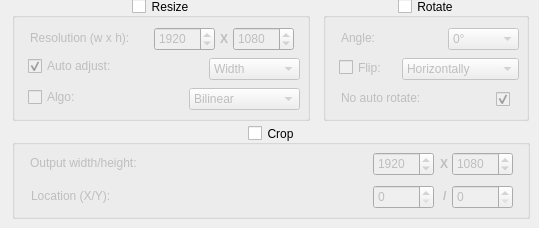
        <widget class="QWidget" name="ResizeTab">
         <attribute name="title">
          <string>Resize</string>
         </attribute>
         <widget class="QGroupBox" name="ResizeGB">
          <property name="geometry">
           <rect>
            <x>12</x>
            <y>-2</y>
            <width>298</width>
            <height>123</height>
           </rect>
          </property>
          <property name="toolTip">
           <string>Enables resizing of the video.</string>
          </property>
          <property name="title">
           <string>Resize</string>
          </property>
          <property name="alignment">
           <set>Qt::AlignCenter</set>
          </property>
          <property name="checkable">
           <bool>true</bool>
          </property>
          <property name="checked">
           <bool>false</bool>
          </property>
          <widget class="QLabel" name="ResolutionResLabel">
           <property name="geometry">
            <rect>
             <x>18</x>
             <y>32</y>
             <width>111</width>
             <height>16</height>
            </rect>
           </property>
           <property name="text">
            <string>Resolution (w x h):</string>
           </property>
          </widget>
          <widget class="QLabel" name="Eks3Label">
           <property name="geometry">
            <rect>
             <x>208</x>
             <y>33</y>
             <width>19</width>
             <height>16</height>
            </rect>
           </property>
           <property name="text">
            <string>&lt;html&gt;&lt;head/&gt;&lt;body&gt;&lt;p&gt;&lt;span style=&quot; font-weight:700;&quot;&gt;X&lt;/span&gt;&lt;/p&gt;&lt;/body&gt;&lt;/html&gt;</string>
           </property>
          </widget>
          <widget class="QSpinBox" name="WidthNUD">
           <property name="geometry">
            <rect>
             <x>142</x>
             <y>29</y>
             <width>61</width>
             <height>24</height>
            </rect>
           </property>
           <property name="focusPolicy">
            <enum>Qt::WheelFocus</enum>
           </property>
           <property name="toolTip">
            <string>The video width.</string>
           </property>
           <property name="minimum">
            <number>640</number>
           </property>
           <property name="maximum">
            <number>7680</number>
           </property>
           <property name="value">
            <number>1920</number>
           </property>
          </widget>
          <widget class="QSpinBox" name="HeightNUD">
           <property name="geometry">
            <rect>
             <x>221</x>
             <y>29</y>
             <width>61</width>
             <height>24</height>
            </rect>
           </property>
           <property name="focusPolicy">
            <enum>Qt::WheelFocus</enum>
           </property>
           <property name="toolTip">
            <string>The video height.</string>
           </property>
           <property name="minimum">
            <number>360</number>
           </property>
           <property name="maximum">
            <number>4320</number>
           </property>
           <property name="value">
            <number>1080</number>
           </property>
          </widget>
          <widget class="QComboBox" name="AutoAdjResDD">
           <property name="geometry">
            <rect>
             <x>197</x>
             <y>60</y>
             <width>91</width>
             <height>22</height>
            </rect>
           </property>
           <property name="focusPolicy">
            <enum>Qt::NoFocus</enum>
           </property>
           <property name="toolTip">
            <string>The side to auto adjust.</string>
           </property>
           <property name="currentIndex">
            <number>1</number>
           </property>
           <item>
            <property name="text">
             <string>Height</string>
            </property>
           </item>
           <item>
            <property name="text">
             <string>Width</string>
            </property>
           </item>
          </widget>
          <widget class="QCheckBox" name="AutoAdjResCB">
           <property name="geometry">
            <rect>
             <x>16</x>
             <y>57</y>
             <width>101</width>
             <height>22</height>
            </rect>
           </property>
           <property name="focusPolicy">
            <enum>Qt::NoFocus</enum>
           </property>
           <property name="toolTip">
            <string>Enables auto adjustment of the resize.</string>
           </property>
           <property name="text">
            <string>Auto adjust:</string>
           </property>
           <property name="checked">
            <bool>true</bool>
           </property>
          </widget>
          <widget class="QCheckBox" name="ResizeAlgoCB">
           <property name="geometry">
            <rect>
             <x>16</x>
             <y>89</y>
             <width>52</width>
             <height>20</height>
            </rect>
           </property>
           <property name="focusPolicy">
            <enum>Qt::NoFocus</enum>
           </property>
           <property name="toolTip">
            <string>Enables resize algorithms.</string>
           </property>
           <property name="text">
            <string>Algo:</string>
           </property>
          </widget>
          <widget class="QComboBox" name="ResizeAlgoDD">
           <property name="geometry">
            <rect>
             <x>177</x>
             <y>90</y>
             <width>111</width>
             <height>22</height>
            </rect>
           </property>
           <property name="focusPolicy">
            <enum>Qt::NoFocus</enum>
           </property>
           <property name="toolTip">
            <string>Selects the algorithm for resize.</string>
           </property>
           <item>
            <property name="text">
             <string>Bilinear</string>
            </property>
           </item>
           <item>
            <property name="text">
             <string>Bicubic</string>
            </property>
           </item>
           <item>
            <property name="text">
             <string>Experimental</string>
            </property>
           </item>
           <item>
            <property name="text">
             <string>Neighbor</string>
            </property>
           </item>
           <item>
            <property name="text">
             <string>Area</string>
            </property>
           </item>
           <item>
            <property name="text">
             <string>Bicublin</string>
            </property>
           </item>
           <item>
            <property name="text">
             <string>Gauss</string>
            </property>
           </item>
           <item>
            <property name="text">
             <string>Sinc</string>
            </property>
           </item>
           <item>
            <property name="text">
             <string>Lanczos</string>
            </property>
           </item>
           <item>
            <property name="text">
             <string>Spline</string>
            </property>
           </item>
          </widget>
         </widget>
         <widget class="QGroupBox" name="RotateGB">
          <property name="geometry">
           <rect>
            <x>323</x>
            <y>-2</y>
            <width>206</width>
            <height>123</height>
           </rect>
          </property>
          <property name="toolTip">
           <string>Enables/disables video rotation.</string>
          </property>
          <property name="title">
           <string>Rotate</string>
          </property>
          <property name="alignment">
           <set>Qt::AlignCenter</set>
          </property>
          <property name="checkable">
           <bool>true</bool>
          </property>
          <property name="checked">
           <bool>false</bool>
          </property>
          <widget class="QLabel" name="AngleLabel">
           <property name="geometry">
            <rect>
             <x>18</x>
             <y>30</y>
             <width>47</width>
             <height>20</height>
            </rect>
           </property>
           <property name="text">
            <string>Angle:</string>
           </property>
          </widget>
          <widget class="QComboBox" name="AngleDD">
           <property name="geometry">
            <rect>
             <x>125</x>
             <y>30</y>
             <width>71</width>
             <height>22</height>
            </rect>
           </property>
           <property name="focusPolicy">
            <enum>Qt::NoFocus</enum>
           </property>
           <property name="toolTip">
            <string>The angle at which to rotate at.</string>
           </property>
           <item>
            <property name="text">
             <string>0°</string>
            </property>
           </item>
           <item>
            <property name="text">
             <string>90°</string>
            </property>
           </item>
           <item>
            <property name="text">
             <string>180°</string>
            </property>
           </item>
           <item>
            <property name="text">
             <string>270°</string>
            </property>
           </item>
          </widget>
          <widget class="QCheckBox" name="FlipCB">
           <property name="geometry">
            <rect>
             <x>16</x>
             <y>58</y>
             <width>47</width>
             <height>23</height>
            </rect>
           </property>
           <property name="focusPolicy">
            <enum>Qt::NoFocus</enum>
           </property>
           <property name="toolTip">
            <string>Enables/disables flipping the video.</string>
           </property>
           <property name="text">
            <string>Flip:</string>
           </property>
          </widget>
          <widget class="QComboBox" name="FlipDD">
           <property name="geometry">
            <rect>
             <x>79</x>
             <y>60</y>
             <width>117</width>
             <height>22</height>
            </rect>
           </property>
           <property name="focusPolicy">
            <enum>Qt::NoFocus</enum>
           </property>
           <property name="toolTip">
            <string>The direction to flip.</string>
           </property>
           <item>
            <property name="text">
             <string>Horizontally</string>
            </property>
           </item>
           <item>
            <property name="text">
             <string>Vertically</string>
            </property>
           </item>
          </widget>
          <widget class="QLabel" name="NoAutoRotateLabel">
           <property name="geometry">
            <rect>
             <x>18</x>
             <y>90</y>
             <width>91</width>
             <height>20</height>
            </rect>
           </property>
           <property name="text">
            <string>No auto rotate:</string>
           </property>
          </widget>
          <widget class="QCheckBox" name="NoAutoRotateCB">
           <property name="geometry">
            <rect>
             <x>173</x>
             <y>91</y>
             <width>21</width>
             <height>20</height>
            </rect>
           </property>
           <property name="focusPolicy">
            <enum>Qt::NoFocus</enum>
           </property>
           <property name="toolTip">
            <string>Enables/disables FFMpeg auto rotation tool. Turn this on for portriat videos.</string>
           </property>
           <property name="text">
            <string/>
           </property>
           <property name="checked">
            <bool>true</bool>
           </property>
          </widget>
         </widget>
         <widget class="QGroupBox" name="CropGB">
          <property name="geometry">
           <rect>
            <x>12</x>
            <y>125</y>
            <width>518</width>
            <height>94</height>
           </rect>
          </property>
          <property name="toolTip">
           <string>Enables/disables cropping of the video.</string>
          </property>
          <property name="title">
           <string>Crop</string>
          </property>
          <property name="alignment">
           <set>Qt::AlignCenter</set>
          </property>
          <property name="checkable">
           <bool>true</bool>
          </property>
          <property name="checked">
           <bool>false</bool>
          </property>
          <widget class="QLabel" name="OutSizeLabel">
           <property name="geometry">
            <rect>
             <x>18</x>
             <y>30</y>
             <width>131</width>
             <height>16</height>
            </rect>
           </property>
           <property name="text">
            <string>Output width/height:</string>
           </property>
          </widget>
          <widget class="QLabel" name="Eks4Label">
           <property name="geometry">
            <rect>
             <x>428</x>
             <y>31</y>
             <width>19</width>
             <height>16</height>
            </rect>
           </property>
           <property name="text">
            <string>&lt;html&gt;&lt;head/&gt;&lt;body&gt;&lt;p&gt;&lt;span style=&quot; font-weight:700;&quot;&gt;X&lt;/span&gt;&lt;/p&gt;&lt;/body&gt;&lt;/html&gt;</string>
           </property>
          </widget>
          <widget class="QSpinBox" name="OutWidthNUD">
           <property name="geometry">
            <rect>
             <x>361</x>
             <y>27</y>
             <width>61</width>
             <height>24</height>
            </rect>
           </property>
           <property name="focusPolicy">
            <enum>Qt::WheelFocus</enum>
           </property>
           <property name="toolTip">
            <string>The output video width.</string>
           </property>
           <property name="minimum">
            <number>640</number>
           </property>
           <property name="maximum">
            <number>7680</number>
           </property>
           <property name="value">
            <number>1920</number>
           </property>
          </widget>
          <widget class="QSpinBox" name="OutHeightNUD">
           <property name="geometry">
            <rect>
             <x>440</x>
             <y>27</y>
             <width>61</width>
             <height>24</height>
            </rect>
           </property>
           <property name="focusPolicy">
            <enum>Qt::WheelFocus</enum>
           </property>
           <property name="toolTip">
            <string>The output video height.</string>
           </property>
           <property name="minimum">
            <number>360</number>
           </property>
           <property name="maximum">
            <number>4320</number>
           </property>
           <property name="value">
            <number>1080</number>
           </property>
          </widget>
          <widget class="QLabel" name="LocationLabel">
           <property name="geometry">
            <rect>
             <x>19</x>
             <y>63</y>
             <width>101</width>
             <height>16</height>
            </rect>
           </property>
           <property name="text">
            <string>Location (X/Y):</string>
           </property>
          </widget>
          <widget class="QSpinBox" name="EksNUD">
           <property name="geometry">
            <rect>
             <x>361</x>
             <y>60</y>
             <width>61</width>
             <height>24</height>
            </rect>
           </property>
           <property name="focusPolicy">
            <enum>Qt::WheelFocus</enum>
           </property>
           <property name="toolTip">
            <string>The x coordinate to crop.</string>
           </property>
           <property name="minimum">
            <number>0</number>
           </property>
           <property name="maximum">
            <number>7680</number>
           </property>
           <property name="value">
            <number>0</number>
           </property>
          </widget>
          <widget class="QSpinBox" name="WhyNUD">
           <property name="geometry">
            <rect>
             <x>440</x>
             <y>60</y>
             <width>61</width>
             <height>24</height>
            </rect>
           </property>
           <property name="focusPolicy">
            <enum>Qt::WheelFocus</enum>
           </property>
           <property name="toolTip">
            <string>The Y coordinate to crop.</string>
           </property>
           <property name="minimum">
            <number>0</number>
           </property>
           <property name="maximum">
            <number>4320</number>
           </property>
           <property name="value">
            <number>0</number>
           </property>
          </widget>
          <widget class="QLabel" name="Slash4Label_2">
           <property name="geometry">
            <rect>
             <x>431</x>
             <y>61</y>
             <width>20</width>
             <height>20</height>
            </rect>
           </property>
           <property name="text">
            <string>&lt;html&gt;&lt;head/&gt;&lt;body&gt;&lt;p&gt;&lt;span style=&quot; font-weight:700;&quot;&gt;/&lt;/span&gt;&lt;/p&gt;&lt;/body&gt;&lt;/html&gt;</string>
           </property>
          </widget>
         </widget>
        </widget>
